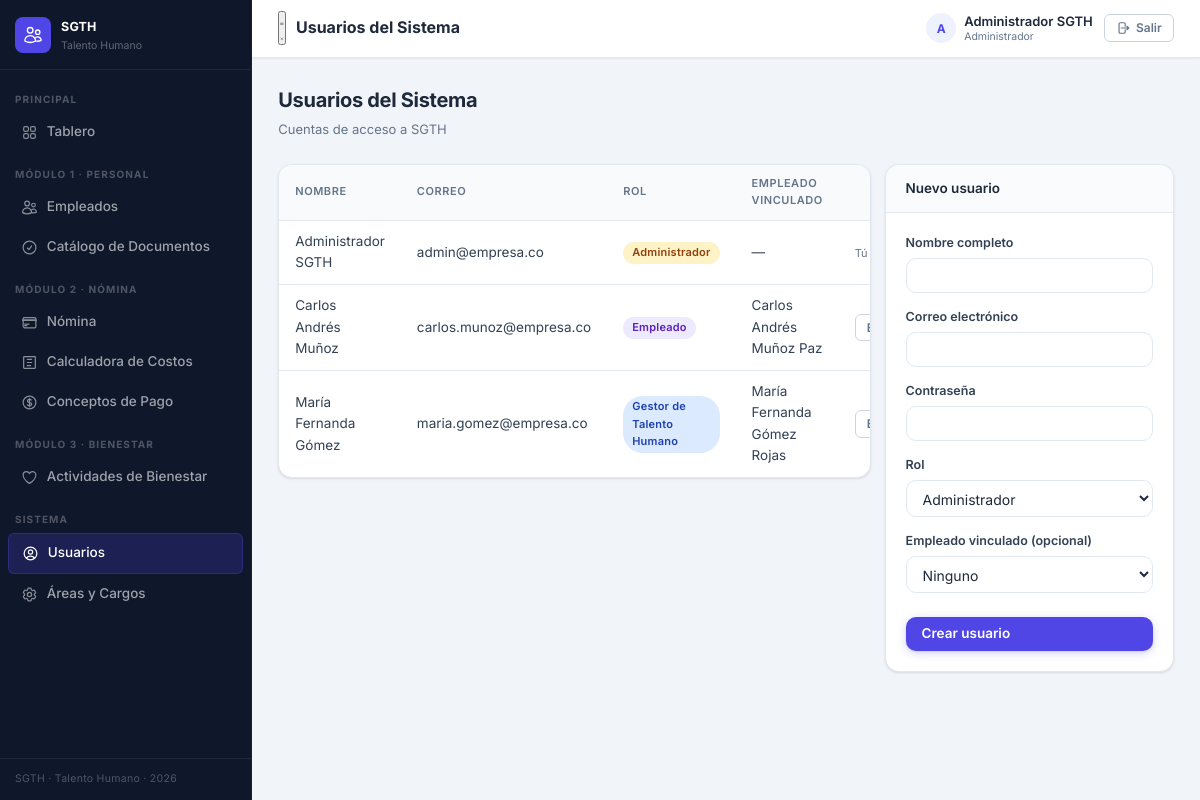
The page /public/usuarios (signed in) on the database its author committed.
### tables this page shows
CREATE TABLE usuarios (
  id              INT AUTO_INCREMENT PRIMARY KEY,
  nombre          VARCHAR(120) NOT NULL,
  email           VARCHAR(150) NOT NULL UNIQUE,
  password_hash   VARCHAR(255) NOT NULL,
  rol_id          TINYINT NOT NULL COMMENT '1=Admin, 2=Gestor TH, 3=Empleado',
  empleado_id     INT NULL,
  activo          TINYINT(1) NOT NULL DEFAULT 1,
  created_at      TIMESTAMP DEFAULT CURRENT_TIMESTAMP,
  FOREIGN KEY (empleado_id) REFERENCES empleados(id) ON DELETE SET NULL
);

### app/controllers/UsuarioController.php (called while the page is built, shortened)
<?php
class UsuarioController {
    public function index(): void {
        $usuarios = DB::fetchAll("
            SELECT u.*, CONCAT(e.nombres,' ',e.apellidos) AS empleado_nombre
            FROM usuarios u LEFT JOIN empleados e ON e.id = u.empleado_id
            ORDER BY u.nombre
        ");
        $empleados = DB::fetchAll("SELECT id, nombres, apellidos FROM empleados WHERE estado='activo' ORDER BY apellidos");
        View::render('usuarios.index', [
            'titulo'    => 'Usuarios del Sistema',
            'usuarios'  => $usuarios,
            'empleados' => $empleados,
        ]);
    }
}

### public/index.php (called while the page is built, shortened)
<?php
require_once ROOT . '/app/helpers/Session.php';
require_once ROOT . '/app/helpers/DB.php';
require_once ROOT . '/app/helpers/Auth.php';
require_once ROOT . '/app/helpers/Router.php';
require_once ROOT . '/app/helpers/View.php';
$url = $_GET['url'] ?? '';
$url = trim($url, '/');
(new Router())->dispatch($url);

### app/helpers/DB.php (called while the page is built, shortened)
<?php
class DB {
    private static ?PDO $pdo = null;
    public static function connect(): PDO {
        if (self::$pdo === null) {
            $dsn = sprintf('mysql:host=%s;dbname=%s;charset=%s', DB_HOST, DB_NAME, DB_CHARSET);
            self::$pdo = new PDO($dsn, DB_USER, DB_PASS, [
                PDO::ATTR_ERRMODE            => PDO::ERRMODE_EXCEPTION,
                PDO::ATTR_DEFAULT_FETCH_MODE => PDO::FETCH_ASSOC,
                PDO::ATTR_EMULATE_PREPARES   => false,
            ]);
        }
        return self::$pdo;
    }
    public static function query(string $sql, array $p = []): PDOStatement {
        $stmt = self::connect()->prepare($sql);
        $stmt->execute($p);
        return $stmt;
    }
    public static function fetchAll(string $sql, array $p = []): array {
        return self::query($sql, $p)->fetchAll();
    }
}

### app/helpers/Session.php (called while the page is built, shortened)
<?php
class Session {
    public static function get(string $k, mixed $d = null): mixed { return $_SESSION[$k] ?? $d; }
}

### app/helpers/Auth.php (called while the page is built, shortened)
<?php
class Auth {
    public static function user(): ?array  { return Session::get('user'); }
}

### app/views/usuarios/index.php (the view, shortened to what this page needs)
<div class="page-header">
  <div>
    <div class="page-title">Usuarios del Sistema</div>
    <div class="page-subtitle">Cuentas de acceso a SGTH</div>
  </div>
</div>
<div class="form-row" style="align-items:start">
  <div class="card" style="grid-column: span 2">
    <table>
      <thead><tr><th>Nombre</th><th>Correo</th><th>Rol</th><th>Empleado vinculado</th><th></th></tr></thead>
      <tbody>
        <?php foreach ($usuarios as $u): ?>
        <tr>
          <td><?= View::e($u['nombre']) ?></td>
          <td><?= View::e($u['email']) ?></td>
          <td><span class="badge <?= View::rolBadgeClass((int)$u['rol_id']) ?>"><?= View::rolLabel((int)$u['rol_id']) ?></span></td>
          <td><?= View::e($u['empleado_nombre'] ?: '—') ?></td>
          <td>
            <?php if ((int)$u['id'] !== (int)Auth::user()['id']): ?>
            <form method="POST" action="<?= APP_URL ?>/usuarios/<?= $u['id'] ?>/eliminar" onsubmit="return confirm('¿Eliminar este usuario?')">
              <button type="submit" class="btn btn-sm btn-outline">Eliminar</button>
            </form>
            <?php else: ?>
              <span style="font-size:11px;color:var(--muted)">Tú</span>
            <?php endif; ?>
          </td>
        </tr>
        <?php endforeach; ?>
      </tbody>
    </table>
  </div>
  <div class="card">
    <div class="card-header"><div class="card-title">Nuevo usuario</div></div>
    <form method="POST" action="<?= APP_URL ?>/usuarios/guardar">
      <label>Nombre completo<input type="text" name="nombre" required></label>
      <label>Correo electrónico<input type="email" name="email" required></label>
      <label>Contraseña<input type="password" name="password" required minlength="6"></label>
      <label>Rol
        <select name="rol_id" required>
          <option value="1">Administrador</option>
        </select>
      </label>
      <label>Empleado vinculado (opcional)
        <select name="empleado_id">
          <option value="">Ninguno</option>
        </select>
      </label>
      <button type="submit" class="btn btn-primary" style="margin-top:10px;width:100%">Crear usuario</button>
    </form>
  </div>
</div>

### app/helpers/Router.php (shortened to what this page needs)
<?php
class Router {
    private array $routes = [];
    public function dispatch(string $url): void {
        $url = trim($url, '/');
        foreach ($this->routes as $pattern => [$ctrl, $met]) {
            if (preg_match($pattern, $url, $m)) {
                array_shift($m);
                $this->run($ctrl, $met, array_values($m));
                return;
            }
        }
    }
    private function run(string $ctrl, string $met, array $params): void {
        $obj = new $ctrl();
        call_user_func_array([$obj, $met], $params);
    }
}

### app/views/layouts/main.php (shortened to what this page needs)
<!DOCTYPE html>
<html lang="es">
<head>
  <link rel="stylesheet" href="<?= APP_URL ?>/assets/css/app.css?v=<?= filemtime(ROOT.'/public/assets/css/app.css') ?>">
  <link rel="stylesheet" href="<?= APP_URL ?>/assets/css/responsive.css?v=<?= filemtime(ROOT.'/public/assets/css/responsive.css') ?>">
</head>
<body>
<div class="app-shell">
  <?php require ROOT . '/app/views/layouts/navbar.php'; ?>
  <div class="app-content">
    <div class="app-topbar">
      <div class="topbar-left">
        <button id="sidebar-toggle" class="sidebar-toggle-btn" aria-label="Abrir menú" aria-expanded="false" type="button">
          <svg class="icon-menu" xmlns="http://www.w3.org/2000/svg" fill="none" viewBox="0 0 24 24" stroke-width="2" stroke="currentColor">
            <path stroke-linecap="round" stroke-linejoin="round" d="M3.75 6.75h16.5M3.75 12h16.5m-16.5 5.25h16.5"/>
          </svg>
          <svg class="icon-close" xmlns="http://www.w3.org/2000/svg" fill="none" viewBox="0 0 24 24" stroke-width="2" stroke="currentColor">
            <path stroke-linecap="round" stroke-linejoin="round" d="M6 18L18 6M6 6l12 12"/>
          </svg>
        </button>
        <div class="topbar-title">
          <h2><?= htmlspecialchars($titulo ?? 'Inicio') ?></h2>
        </div>
      </div>
      <div class="topbar-right">
        <div class="topbar-user">
          <div class="topbar-avatar">
            <?= mb_strtoupper(mb_substr(Auth::user()['nombre'] ?? 'U', 0, 1)) ?>
          </div>
          <div class="topbar-user-info">
            <div class="topbar-user-name"><?= htmlspecialchars(Auth::user()['nombre'] ?? '') ?></div>
            <div class="topbar-user-role"><?= htmlspecialchars(Auth::user()['rol_nombre'] ?? '') ?></div>
          </div>
        </div>
        <a href="<?= APP_URL ?>/auth/logout" class="btn btn-outline btn-sm" title="Cerrar sesión">
          Salir
        </a>
      </div>
    </div>
    <main class="container">
      <?= $pageContent ?>
    </main>
  </div>
</div>
</body>
</html>

### public/assets/css/responsive.css (style rules this page uses)
:root { --bp-xs: 480px; --bp-sm: 640px; --bp-md: 768px; --bp-lg: 1024px; --bp-xl: 1280px; }
.app-content { scrollbar-width: thin; scrollbar-color: #cbd5e1 #f1f5f9; }
.app-content { min-width: 0; }
.container { min-width: 0; }

### rows shown on the page
usuarios: nombre "A", nombre "Administrador SGTH", email "admin@empresa.co", rol "Administrador", empleado_nombre "—", shows "Tú"
usuarios: nombre "Carlos Andrés Muñoz", email "carlos.munoz@empresa.co", rol "Empleado", empleado_nombre "Carlos Andrés Muñoz Paz"
usuarios: nombre "María Fernanda Gómez", email "maria.gomez@empresa.co", rol "Gestor de Talento Humano", empleado_nombre "María Fernanda Gómez Rojas"
